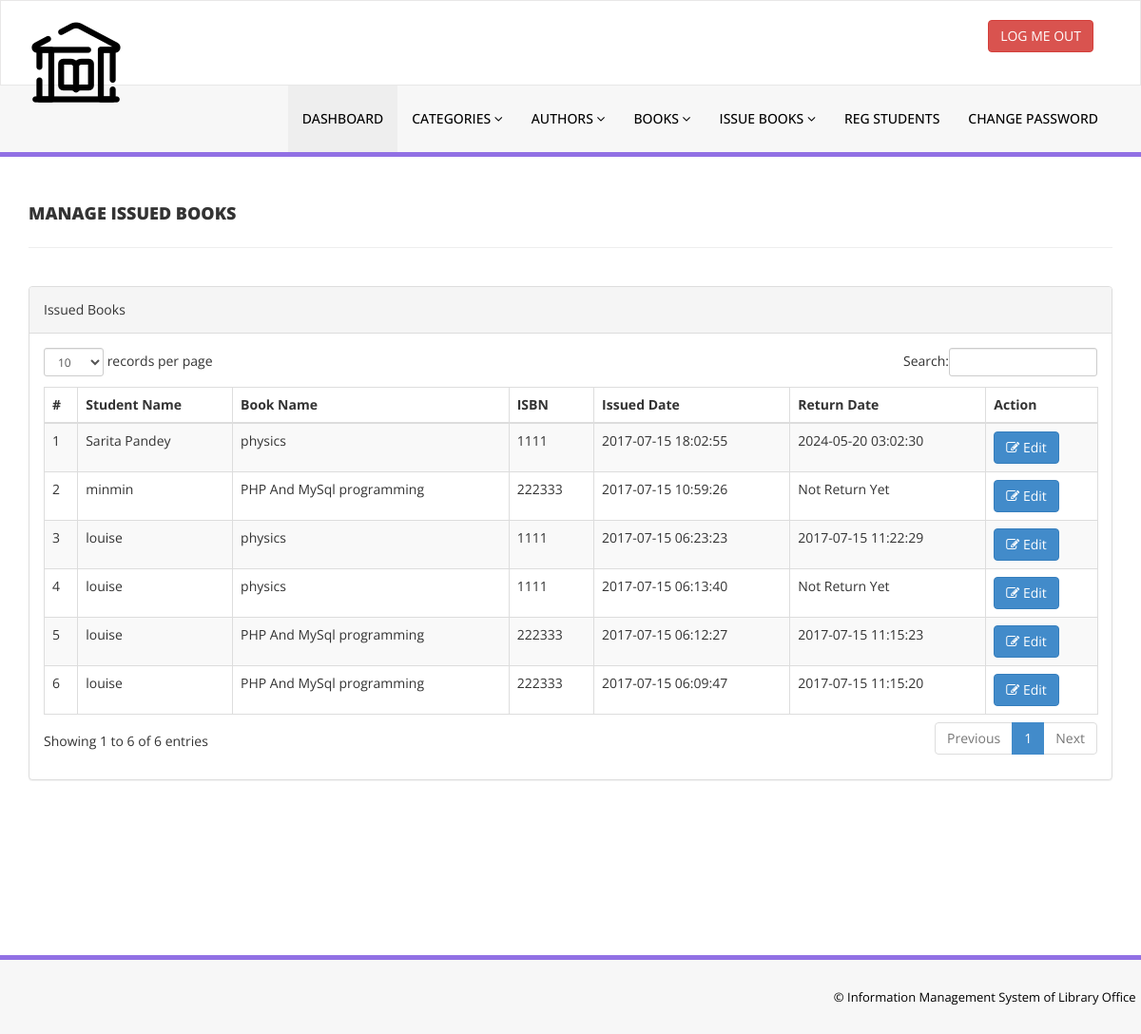
/library/admin/manage-issued-books.php (signed in), run on the app's committed database.
### tables this page shows
CREATE TABLE `tblissuedbookdetails` (
  `id` int(11) NOT NULL,
  `BookId` int(11) DEFAULT NULL,
  `StudentID` varchar(150) DEFAULT NULL,
  `IssuesDate` timestamp NULL DEFAULT current_timestamp(),
  `ReturnDate` timestamp NULL DEFAULT NULL ON UPDATE current_timestamp(),
  `RetrunStatus` int(1) DEFAULT NULL,
  `fine` int(11) DEFAULT NULL
);

CREATE TABLE `tblstudents` (
  `id` int(11) NOT NULL,
  `StudentId` varchar(100) DEFAULT NULL,
  `FullName` varchar(120) DEFAULT NULL,
  `EmailId` varchar(120) DEFAULT NULL,
  `MobileNumber` char(11) DEFAULT NULL,
  `Password` varchar(120) DEFAULT NULL,
  `Status` int(1) DEFAULT NULL,
  `RegDate` timestamp NULL DEFAULT current_timestamp(),
  `UpdationDate` timestamp NULL DEFAULT NULL ON UPDATE current_timestamp()
);

CREATE TABLE `tblbooks` (
  `id` int(11) NOT NULL,
  `BookName` varchar(255) DEFAULT NULL,
  `CatId` int(11) DEFAULT NULL,
  `AuthorId` int(11) DEFAULT NULL,
  `ISBNNumber` int(11) DEFAULT NULL,
  `BookPrice` int(11) DEFAULT NULL,
  `RegDate` timestamp NULL DEFAULT current_timestamp(),
  `UpdationDate` timestamp NULL DEFAULT NULL ON UPDATE current_timestamp()
);

### library/admin/manage-issued-books.php (the view, shortened to what this page needs)
<?php
include('includes/config.php');
if(strlen($_SESSION['alogin'])==0)
    {
header('location:index.php');
}
else{
    ?>
<!DOCTYPE html>
<html xmlns="http://www.w3.org/1999/xhtml">
<head>
    <link href="assets/css/bootstrap.css" rel="stylesheet" />
    <link href="assets/css/font-awesome.css" rel="stylesheet" />
    <link href="assets/js/dataTables/dataTables.bootstrap.css" rel="stylesheet" />
    <link href="assets/css/style.css" rel="stylesheet" />
</head>
<body>
<?php include('includes/header.php');?>
    <div class="content-wrapper">
         <div class="container">
        <div class="row pad-botm">
            <div class="col-md-12">
                <h4 class="header-line">Manage Issued Books</h4>
    </div>
     <div class="row">
</div>
        </div>
            <div class="row">
                <div class="col-md-12">
                    <div class="panel panel-default">
                        <div class="panel-heading">
                          Issued Books
                        </div>
                        <div class="panel-body">
                            <div class="table-responsive">
                                <table class="table table-striped table-bordered table-hover" id="dataTables-example">
                                    <thead>
                                        <tr>
                                            <th>#</th>
                                            <th>Student Name</th>
                                            <th>Book Name</th>
                                            <th>ISBN </th>
                                            <th>Issued Date</th>
                                            <th>Return Date</th>
                                            <th>Action</th>
                                        </tr>
                                    </thead>
                                    <tbody>
<?php $sql = "SELECT tblstudents.FullName,tblbooks.BookName,tblbooks.ISBNNumber,tblissuedbookdetails.IssuesDate,tblissuedbookdetails.ReturnDate,tblissuedbookdetails.id as rid from  tblissuedbookdetails join tblstudents on tblstudents.StudentId=tblissuedbookdetails.StudentId join tblbooks on tblbooks.id=tblissuedbookdetails.BookId order by tblissuedbookdetails.id desc";
$query = $dbh -> prepare($sql);
$query->execute();
$results=$query->fetchAll(PDO::FETCH_OBJ);
$cnt=1;
if($query->rowCount() > 0)
{
foreach($results as $result)
{               ?>
                                        <tr class="odd gradeX">
                                            <td class="center"><?php echo htmlentities($cnt);?></td>
                                            <td class="center"><?php echo htmlentities($result->FullName);?></td>
                                            <td class="center"><?php echo htmlentities($result->BookName);?></td>
                                            <td class="center"><?php echo htmlentities($result->ISBNNumber);?></td>
                                            <td class="center"><?php echo htmlentities($result->IssuesDate);?></td>
                                            <td class="center"><?php if($result->ReturnDate=="")
                                            {
                                                echo htmlentities("Not Return Yet");
                                            } else {
                                            echo htmlentities($result->ReturnDate);
}
                                            ?></td>
                                            <td class="center">
                                            <a href="update-issue-bookdeails.php?rid=<?php echo htmlentities($result->rid);?>"><button class="btn btn-primary"><i class="fa fa-edit "></i> Edit</button>
                                            </td>
                                        </tr>
 <?php $cnt=$cnt+1;}} ?>
                                    </tbody>
                                </table>
                            </div>
                        </div>
                    </div>
                </div>
            </div>
    </div>
    </div>
  <?php include('includes/footer.php');?>
</body>
</html>
<?php } ?>

### library/admin/includes/header.php (shortened to what this page needs)
<div class="navbar navbar-inverse set-radius-zero" >
        <div class="container">
            <div class="navbar-header">
                <a class="navbar-brand">
                    <img src="assets/img/logo.png" />
                </a>
            </div>
            <div class="right-div">
                <a href="logout.php" class="btn btn-danger pull-right">LOG ME OUT</a>
            </div>
        </div>
    </div>
    <section class="menu-section">
        <div class="container">
            <div class="row ">
                <div class="col-md-12">
                    <div class="navbar-collapse collapse ">
                        <ul id="menu-top" class="nav navbar-nav navbar-right">
                            <li><a href="dashboard.php" class="menu-top-active">DASHBOARD</a></li>
                            <li>
                                <a href="#" class="dropdown-toggle" id="ddlmenuItem" data-toggle="dropdown"> Categories <i class="fa fa-angle-down"></i></a>
                            </li>
                            <li>
                                <a href="#" class="dropdown-toggle" id="ddlmenuItem" data-toggle="dropdown"> Authors <i class="fa fa-angle-down"></i></a>
                            </li>
 <li>
                                <a href="#" class="dropdown-toggle" id="ddlmenuItem" data-toggle="dropdown"> Books <i class="fa fa-angle-down"></i></a>
                            </li>
                           <li>
                                <a href="#" class="dropdown-toggle" id="ddlmenuItem" data-toggle="dropdown"> Issue Books <i class="fa fa-angle-down"></i></a>
                            </li>
                             <li><a href="reg-students.php">Reg Students</a></li>
  <li><a href="change-password.php">Change Password</a></li>
                        </ul>
                    </div>
                </div>
            </div>
        </div>
    </section>

### library/admin/includes/footer.php
<section class="footer-section">
     <div class="container">
         <div class="row">
             <div class="col-md-12">
                &copy; Information Management System of Library Office |<a href="https://github.com/kumarpandule2000" target="_blank"  ></a>
             </div>
         </div>
     </div>
 </section>

### library/admin/assets/css/style.css (style rules this page uses)
.set-radius-zero { border-radius:0px; -moz-border-radius:0px; -webkit-border-radius:0px; }
.content-wrapper { margin-top: 40px; min-height:800px; padding-bottom:90px; }
.header-line { font-weight:900; padding-bottom:25px; border-bottom:1px solid #eeeeee; text-transform:uppercase; }
.pad-botm { padding-bottom:30px; }
.right-div { float: right; padding: 20px; }
#menu-top a { color:#000; text-decoration:none; font-weight:500; padding: 25px 15px 25px 15px; text-transform:uppercase; }
.menu-section { background-color: #f7f7f7; border-bottom:5px solid #9170E4; width:100% }
.menu-top-active { background-color:#eeeeee; }
.navbar-inverse { background-color: #FFF; border-color: rgba(155, 153, 153, 0.23); }
.navbar { min-height: 90px; margin-bottom: 0px; }
.footer-section { padding:25px 50px 25px 50px; color:#000; font-size:13px; background-color: #f7f7f7; text-align:right; border-top:5px solid #9170E4; }

### data on the page
tblissuedbookdetails: tblstudents.FullName "Sarita Pandey", BookId.BookName "physics", BookId.ISBNNumber "1111", IssuesDate "2017-07-15 18:02:55", ReturnDate "2024-05-20 03:02:30"
tblissuedbookdetails: tblstudents.FullName "minmin", BookId.BookName "PHP And MySql programming", BookId.ISBNNumber "222333", IssuesDate "2017-07-15 10:59:26"
tblissuedbookdetails: tblstudents.FullName "louise", BookId.BookName "physics", BookId.ISBNNumber "1111", IssuesDate "2017-07-15 06:23:23", ReturnDate "2017-07-15 11:22:29"
tblissuedbookdetails: tblstudents.FullName "louise", BookId.BookName "physics", BookId.ISBNNumber "1111", IssuesDate "2017-07-15 06:13:40"
tblissuedbookdetails: tblstudents.FullName "louise", BookId.BookName "PHP And MySql programming", BookId.ISBNNumber "222333", IssuesDate "2017-07-15 06:12:27", ReturnDate "2017-07-15 11:15:23"
tblissuedbookdetails: tblstudents.FullName "louise", BookId.BookName "PHP And MySql programming", BookId.ISBNNumber "222333", IssuesDate "2017-07-15 06:09:47", ReturnDate "2017-07-15 11:15:20"
